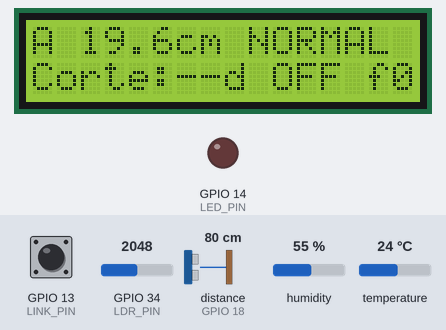
This sketch was run on a simulated ESP32. On the bench: 16×2 character LCD, output pins drawn as LEDs (lit = HIGH). Wiring (from diagram.json): ultrasonic range finder: trigger GPIO 5; echo GPIO 18. The test bench sets the inputs (shaded band); at power-on: distance to the obstacle (sensor on GPIO 18) 80 cm, GPIO 13 (LINK_PIN) HIGH, GPIO 34 (LDR_PIN) = 2048, humidity 55 %, temperature 24 °C. The echo pulse lasts 58.3 µs per cm; WiFi joins after 1.5 s; servers stay silent unless stated; random numbers use the default seed unless the sketch sets one; EEPROM starts erased; no MQTT or app messages arrive unless stated; pins used as bus, display or sensor lines are not drawn; what the sketch prints to the serial monitor is not drawn.

Above: at 2.7 s.
2.8 s: distance to the obstacle (sensor on GPIO 18) set to 72 cm
At 5.1 s:
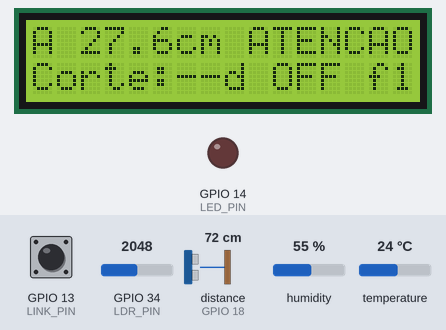
7.6 s: distance to the obstacle (sensor on GPIO 18) set to 65 cm
At 9.3 s:
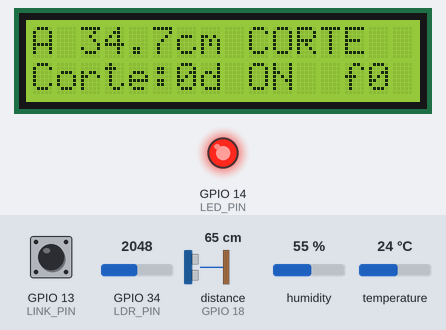
9.6 s: GPIO 13 (LINK_PIN) pulled LOW for 1 s
At 10.9 s:
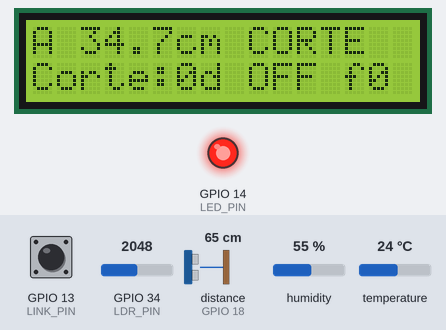
13.6 s: distance to the obstacle (sensor on GPIO 18) set to 6 cm
At 14.5 s:
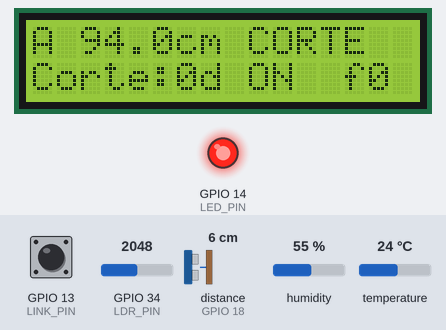
19.3 s: distance to the obstacle (sensor on GPIO 18) set to 3 cm
At 24.7 s:
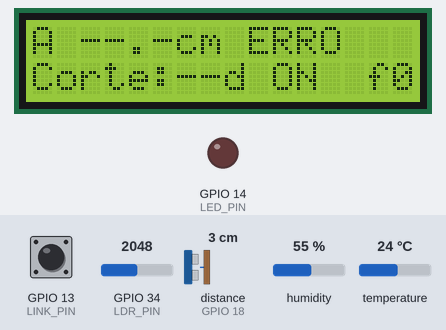
25.6 s: GPIO 13 (LINK_PIN) pulled LOW for 3.2 s
At 27.4 s:
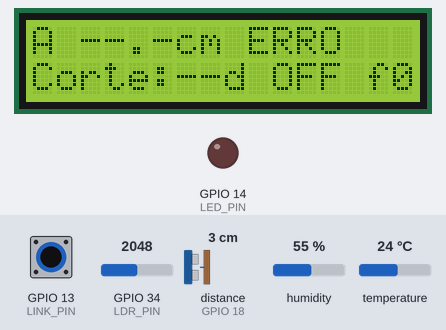
Timing chart, 0 to 28.9 s (numbered marks = the images above; inputs shaded):
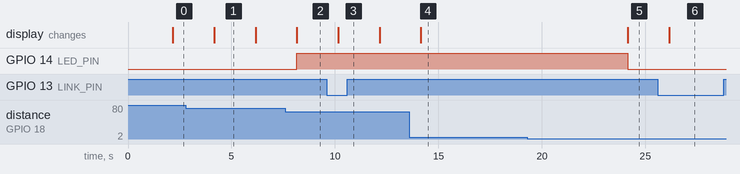

Measured:
- the behaviour switches between 70 and 69 cm on distance to the obstacle (sensor on GPIO 18) (found by bisection; images 1 and 2)
- the behaviour switches between 5 and 4 cm on distance to the obstacle (sensor on GPIO 18) (found by bisection; images 4 and 5)
- after the input at 7.6 s, GPIO 14 (LED_PIN): LOW → HIGH after 0.56 s; the display: changes after 0.56 s (image 2)
- after the input at 9.6 s, the display: changes after 0.56 s (image 3)
- after the input at 13.6 s, the display: changes after 0.55 s (image 4)
- after the input at 19.3 s, GPIO 14 (LED_PIN): HIGH → LOW after 4.9 s; the display: changes after 4.9 s (image 5)
- after the input at 25.6 s, the display: changes after 0.55 s (image 6)

The sketch:

no_sensor.ino
```cpp
/*
 * NÓ SENSOR — Sistema Edge Integrado para Monitoramento de Vegetação
 *
 * Um nó por ponto da rodovia. O mesmo firmware roda no Ponto A e no Ponto B:
 * só muda NODE_ID.
 *
 * Fluxo: Sensor -> Tratamento local -> Decisão local -> Comunicação (só quando precisa)
 *
 *   HC-SR04 (altura) ---\
 *   DHT22 (temp/umid) ---+--> mediana + descarte --> classificação --> LCD/LED (sempre)
 *   LDR (luz) ----------/                          \-> previsão de corte
 *                                                   \-> MQTT só em mudança de estado
 *                                                       ou heartbeat; fila se offline
 */

#include <WiFi.h>
#include <PubSubClient.h>
#include <Preferences.h>
#include <Wire.h>
#include <LiquidCrystal_I2C.h>
#include <DHT.h>
#include <algorithm>

// ===================== CONFIGURAÇÃO =====================

#define NODE_ID "A"                    // "A" no Ponto A, "B" no Ponto B

// Broker público: TOPIC_BASE precisa ser único para não misturar com outras turmas
#define BROKER      "broker.hivemq.com"
#define TOPIC_BASE  "edgeveg-lwf/rodovia"
#define TOPIC_ESTADO TOPIC_BASE "/ponto" NODE_ID "/estado"
#define TOPIC_STATUS TOPIC_BASE "/ponto" NODE_ID "/status"

// Pinos
#define TRIG_PIN 5
#define ECHO_PIN 18
#define DHT_PIN  4
#define LDR_PIN  34     // ADC1: continua funcionando com o Wi-Fi ligado (ADC2 não)
#define LED_PIN  14     // vermelho: CORTE NECESSÁRIO
#define LINK_PIN 13     // switch LINK: esquerda = conectado, direita = simula queda

// Calibração da instalação (ajustar em campo)
const float H_SENSOR = 100.0;         // altura do sensor em relação ao solo (cm)
const float DIST_MIN = 5.0;           // abaixo disso o ultrassom não é confiável
const float ALTURA_POS_CORTE = 10.0;  // altura que a roçada deixa (cm)

// Limiares de decisão (cm)
const float LIM_ATENCAO = 25.0;
const float LIM_CORTE   = 30.0;
const float HISTERESE   = 1.0;        // evita alternar de estado perto do limiar

// Tratamento de dados
const int AMOSTRAS     = 5;           // leituras por ciclo -> mediana
const int AMOSTRAS_MIN = 3;           // mínimo de leituras válidas para confiar
const int FALHAS_MAX   = 3;           // ciclos inválidos seguidos -> estado ERRO

// Temporização. Na simulação é curto para a demonstração;
// em campo seriam ~30 min por leitura e 1 h de heartbeat (a grama cresce devagar)
const unsigned long LEITURA_MS   = 2000;
const unsigned long HEARTBEAT_MS = 30000;

// LDR do Wokwi (ver docs.wokwi.com/parts/wokwi-photoresistor-sensor)
const float GAMMA = 0.7;
const float RL10  = 50;

// ===================== ESTADO =====================

enum Estado : uint8_t { NORMAL, ATENCAO, CORTE, ERRO };
const char* NOME_ESTADO[] = {"NORMAL", "ATENCAO", "CORTE", "ERRO"};

struct Leitura {
  float altura;      // cm (NAN = sem leitura válida)
  Estado estado;
  int dias;          // previsão de dias até o corte (-1 = sem previsão)
  float temp, umid;
  uint32_t seq;      // número do evento: o gateway percebe se algum se perdeu
  uint32_t ms;       // quando o evento aconteceu (para calcular o atraso)
};

Leitura atual = {NAN, NORMAL, -1, NAN, NAN, 0, 0};

// Fila circular de eventos: guarda o que não pôde ser enviado sem conexão.
// ponytail: fica só na RAM (perde-se num reboot). Para sobreviver a reboot, gravar em NVS/SPIFFS.
const int FILA_MAX = 20;
Leitura fila[FILA_MAX];
int filaInicio = 0, filaQtd = 0;

DHT dht(DHT_PIN, DHT22);
LiquidCrystal_I2C lcd(0x27, 16, 2);
WiFiClient net;
PubSubClient mqtt(net);
Preferences prefs;

String clientId;
int falhasSeguidas = 0;
unsigned long ultimaLeitura = 0, ultimoEnvio = 0, ultimaTentativa = 0;

// ===================== LEITURA DOS SENSORES =====================

// Uma medição do HC-SR04 em cm (NAN se não houve eco)
float medirDistanciaCm() {
  digitalWrite(TRIG_PIN, LOW);
  delayMicroseconds(2);
  digitalWrite(TRIG_PIN, HIGH);
  delayMicroseconds(10);
  digitalWrite(TRIG_PIN, LOW);
  unsigned long us = pulseIn(ECHO_PIN, HIGH, 30000);  // 30 ms cobre os 400 cm
  return us == 0 ? NAN : us / 58.0;
}

float mediana(float* v, int n) {
  std::sort(v, v + n);
  return n % 2 ? v[n / 2] : (v[n / 2 - 1] + v[n / 2]) / 2;
}

// TRATAMENTO: várias amostras, descarta inválidas, usa a mediana (resiste a picos)
float lerAlturaCm() {
  float validas[AMOSTRAS];
  int n = 0;
  for (int i = 0; i < AMOSTRAS; i++) {
    float d = medirDistanciaCm();
    float h = H_SENSOR - d;
    // Inválida: sem eco, abaixo do solo (h < 0) ou perto demais do sensor
    if (!isnan(d) && h >= 0 && d >= DIST_MIN) validas[n++] = h;
    delay(20);
  }
  if (n < AMOSTRAS_MIN) return NAN;
  return mediana(validas, n);
}

// Converte o LDR do Wokwi em lux. Tensão maior = MENOS luz.
float lerLux() {
  int raw = analogRead(LDR_PIN);
  if (raw <= 0) return 120000;   // saturado de luz
  if (raw >= 4095) return 0;     // escuro total
  float v = raw / 4095.0 * 3.3;
  float r = 2000 * v / (1 - v / 3.3);
  return pow(RL10 * 1e3 * pow(10, GAMMA) / r, 1 / GAMMA);
}

// ===================== PROCESSAMENTO EDGE =====================

// DECISÃO LOCAL: classifica a altura. A histerese exige que a altura caia
// HISTERESE cm abaixo do limiar para voltar de nível, o que evita
// ATENCAO/NORMAL/ATENCAO/... quando a grama está bem no limite.
Estado classificar(float h, Estado anterior) {
  float limAtencao = LIM_ATENCAO, limCorte = LIM_CORTE;
  if (anterior == ATENCAO || anterior == CORTE) limAtencao -= HISTERESE;
  if (anterior == CORTE) limCorte -= HISTERESE;
  if (h >= limCorte) return CORTE;
  if (h >= limAtencao) return ATENCAO;
  return NORMAL;
}

// Notas por condição ambiental (lógica da Sprint 02, mantida)
float avaliarTemperatura(float t) {
  if (t < 0 || t > 45) return 0.0;     // vida impossível
  if (t >= 5 && t <= 15) return 0.4;   // crescimento lento
  if (t >= 24 && t <= 28) return 1.0;  // muito ideal
  if (t >= 20 && t <= 30) return 0.8;  // ideal
  return 0.6;
}

float avaliarUmidade(float u) {
  if (u < 15 || u > 95) return 0.0;
  if (u >= 20 && u <= 40) return 0.4;
  if (u >= 60 && u <= 70) return 1.0;
  if (u >= 50 && u <= 75) return 0.8;
  return 0.6;
}

float avaliarLuminosidade(float lux) {
  if (lux < 500 || lux > 120000) return 0.0;
  if (lux >= 1000 && lux <= 10000) return 0.4;
  if (lux >= 40000 && lux <= 70000) return 1.0;
  if (lux >= 20000 && lux <= 60000) return 0.8;
  return 0.6;
}

// PREVISÃO: o índice da Sprint 02 dá a duração de um ciclo de crescimento.
// Com a altura real, calcula quantos dias faltam até atingir LIM_CORTE.
int preverDiasParaCorte(float altura, float t, float u, float lux) {
  if (isnan(altura) || isnan(t) || isnan(u)) return -1;  // falta dado: sem previsão
  if (altura >= LIM_CORTE) return 0;

  float sT = avaliarTemperatura(t), sU = avaliarUmidade(u), sL = avaliarLuminosidade(lux);
  if (sT == 0 || sU == 0 || sL == 0) return -1;          // vida impossível: não cresce

  float indice = sT * 0.4 + sU * 0.3 + sL * 0.3;
  int diasCiclo = indice >= 0.9 ? 5 : indice >= 0.7 ? 7 : indice >= 0.5 ? 10 : indice >= 0.3 ? 15 : 20;

  float taxa = (LIM_CORTE - ALTURA_POS_CORTE) / diasCiclo;  // cm por dia
  return ceil((LIM_CORTE - altura) / taxa);
}

// ===================== COMUNICAÇÃO =====================

bool linkAtivo() { return digitalRead(LINK_PIN) == HIGH; }
bool online() { return linkAtivo() && mqtt.connected(); }

// Payload CSV: id;altura;estado;dias;temp;umid;seq;idade_s
// altura -1 = sem leitura; idade_s > 0 = evento que ficou na fila offline
bool publicar(const Leitura& l, uint32_t idadeS) {
  char msg[96];
  snprintf(msg, sizeof(msg), "%s;%.1f;%s;%d;%.1f;%.0f;%u;%u",
           NODE_ID, isnan(l.altura) ? -1.0 : l.altura, NOME_ESTADO[l.estado],
           l.dias, l.temp, l.umid, (unsigned)l.seq, (unsigned)idadeS);
  // retained: um gateway que reinicia recebe na hora o último estado de cada ponto
  bool ok = mqtt.publish(TOPIC_ESTADO, msg, true);
  if (ok) {
    ultimoEnvio = millis();
    Serial.printf("  [TX] %s -> %s\n", TOPIC_ESTADO, msg);
  }
  return ok;
}

// Envia a fila em ordem. Se a conexão cair no meio, o resto espera.
void enviarFila() {
  while (filaQtd > 0 && online()) {
    Leitura& e = fila[filaInicio];
    if (!publicar(e, (millis() - e.ms) / 1000)) break;
    filaInicio = (filaInicio + 1) % FILA_MAX;
    filaQtd--;
  }
}

// Todo evento passa pela fila, online ou não, então há um caminho só
void registrarEvento(const Leitura& l) {
  if (filaQtd == FILA_MAX) {  // fila cheia: descarta o mais antigo
    filaInicio = (filaInicio + 1) % FILA_MAX;
    filaQtd--;
    Serial.println("  [FILA] cheia, evento mais antigo descartado");
  }
  fila[(filaInicio + filaQtd) % FILA_MAX] = l;
  filaQtd++;
  if (online()) enviarFila();
  else Serial.printf("  [FILA] sem conexao, evento guardado (%d na fila)\n", filaQtd);
}

void cuidarDaRede() {
  if (!linkAtivo()) {
    // Simula a queda: fecha o TCP SEM mandar DISCONNECT. O broker trata como
    // queda real e publica o Last Will "OFFLINE" -> o gateway fica sabendo.
    if (net.connected()) {
      net.stop();
      Serial.println("[REDE] LINK desligado: simulando perda de conexao");
    }
    return;
  }
  if (WiFi.status() != WL_CONNECTED) return;  // o ESP32 reconecta o Wi-Fi sozinho

  if (!mqtt.connected()) {
    if (millis() - ultimaTentativa < 5000) return;
    ultimaTentativa = millis();
    // Last Will: se este nó sumir sem avisar, o broker publica "OFFLINE" por ele
    if (!mqtt.connect(clientId.c_str(), TOPIC_STATUS, 1, true, "OFFLINE")) {
      Serial.printf("[REDE] MQTT falhou (rc=%d), tentando de novo em 5 s\n", mqtt.state());
      return;
    }
    mqtt.publish(TOPIC_STATUS, "ONLINE", true);
    Serial.println("[REDE] MQTT conectado");
    enviarFila();       // primeiro o que ficou pendente, em ordem
    publicar(atual, 0); // depois o estado atual
  }
  mqtt.loop();
}

// ===================== SAÍDA LOCAL =====================

void atualizarLcdLed() {
  char l1[17], l2[17], dias[4];
  if (isnan(atual.altura) || atual.estado == ERRO)
    snprintf(l1, sizeof(l1), "%s --.-cm %-7s", NODE_ID, NOME_ESTADO[atual.estado]);
  else
    snprintf(l1, sizeof(l1), "%s %4.1fcm %-7s", NODE_ID, atual.altura, NOME_ESTADO[atual.estado]);

  if (atual.dias < 0) snprintf(dias, sizeof(dias), "--");
  else snprintf(dias, sizeof(dias), "%d", atual.dias);
  snprintf(l2, sizeof(l2), "Corte:%sd %s f%d", dias, online() ? "ON " : "OFF", filaQtd);

  lcd.setCursor(0, 0); lcd.printf("%-16s", l1);  // completa com espaços: apaga sobras
  lcd.setCursor(0, 1); lcd.printf("%-16s", l2);

  digitalWrite(LED_PIN, atual.estado == CORTE ? HIGH : LOW);
}

// ===================== AUTOTESTE =====================

// Confere a lógica de decisão a cada boot. Resultado no Serial Monitor.
void autoteste() {
  float ruido[] = {22, 250, 23, 21, 22};  // 250 = pico de ruído do ultrassom
  bool ok = mediana(ruido, 5) == 22
         && classificar(18, NORMAL) == NORMAL
         && classificar(27, NORMAL) == ATENCAO
         && classificar(34, NORMAL) == CORTE
         && classificar(29.5, NORMAL) == ATENCAO
         && classificar(29.5, CORTE) == CORTE      // histerese: não desce no limite
         && classificar(24.5, ATENCAO) == ATENCAO
         && classificar(23.9, ATENCAO) == NORMAL
         && preverDiasParaCorte(34, 25, 65, 50000) == 0
         && preverDiasParaCorte(NAN, 25, 65, 50000) == -1;
  Serial.println(ok ? "[AUTOTESTE] OK" : "[AUTOTESTE] FALHOU - revisar logica de decisao");
}

// ===================== SETUP / LOOP =====================

void setup() {
  Serial.begin(115200);
  pinMode(TRIG_PIN, OUTPUT);
  pinMode(ECHO_PIN, INPUT);
  pinMode(LED_PIN, OUTPUT);
  pinMode(LINK_PIN, INPUT_PULLUP);
  dht.begin();
  lcd.init();
  lcd.backlight();
  lcd.print("Ponto " NODE_ID " iniciando");

  autoteste();

  // Restaura da flash o último estado e o contador de eventos (sobrevive a reboot)
  prefs.begin("edge", false);
  atual.seq = prefs.getUInt("seq", 0);
  atual.estado = (Estado)prefs.getUChar("estado", NORMAL);
  Serial.printf("[BOOT] Ponto %s | estado restaurado: %s | seq=%u\n",
                NODE_ID, NOME_ESTADO[atual.estado], (unsigned)atual.seq);

  clientId = String("edgeveg-") + NODE_ID + "-" + String(random(0xffff), HEX);
  WiFi.begin("Wokwi-GUEST", "", 6);  // em campo: ESP-NOW até o gateway (ver README)
  mqtt.setServer(BROKER, 1883);
}

void loop() {
  if (Serial.available() && Serial.read() == 'r') ESP.restart();  // teste de reboot (F4)

  cuidarDaRede();

  if (millis() - ultimaLeitura < LEITURA_MS) return;
  ultimaLeitura = millis();

  // 1. LEITURA
  float h = lerAlturaCm();
  float t = dht.readTemperature();
  float u = dht.readHumidity();
  float lux = lerLux();

  // 2. TRATAMENTO: leitura inválida é descartada; só vira ERRO se persistir
  Estado novo = atual.estado;
  if (isnan(h)) {
    falhasSeguidas++;
    Serial.printf("[SENSOR] leitura de altura invalida descartada (%d/%d)\n", falhasSeguidas, FALHAS_MAX);
    if (falhasSeguidas >= FALHAS_MAX) novo = ERRO;
  } else {
    falhasSeguidas = 0;
    atual.altura = h;
    novo = classificar(h, atual.estado);  // 3. DECISÃO LOCAL
  }
  if (isnan(t) || isnan(u)) Serial.println("[SENSOR] DHT22 sem leitura: previsao suspensa");
  atual.temp = t;
  atual.umid = u;
  atual.dias = novo == ERRO ? -1 : preverDiasParaCorte(atual.altura, t, u, lux);

  Serial.printf("[%s] h=%.1fcm T=%.1f U=%.0f lux=%.0f -> %s | corte em %d d | %s | fila=%d\n",
                NODE_ID, atual.altura, t, u, lux, NOME_ESTADO[novo], atual.dias,
                online() ? "ONLINE" : "OFFLINE", filaQtd);

  // 4. ESTRATÉGIA DE COMUNICAÇÃO: transmite só o que importa
  if (novo != atual.estado) {
    Serial.printf("  [EVENTO] %s -> %s\n", NOME_ESTADO[atual.estado], NOME_ESTADO[novo]);
    atual.estado = novo;
    atual.seq++;
    atual.ms = millis();
    prefs.putUInt("seq", atual.seq);  // grava na flash só em evento (poupa a memória)
    prefs.putUChar("estado", atual.estado);
    registrarEvento(atual);
  } else if (online() && millis() - ultimoEnvio >= HEARTBEAT_MS) {
    Serial.println("  [HEARTBEAT] sem mudanca, enviando sinal de vida");
    publicar(atual, 0);
  } else {
    Serial.println("  [TX] nada a enviar (estado estavel)");
  }

  // 5. RESULTADO LOCAL: funciona com ou sem rede
  atualizarLcdLed();
}
```
